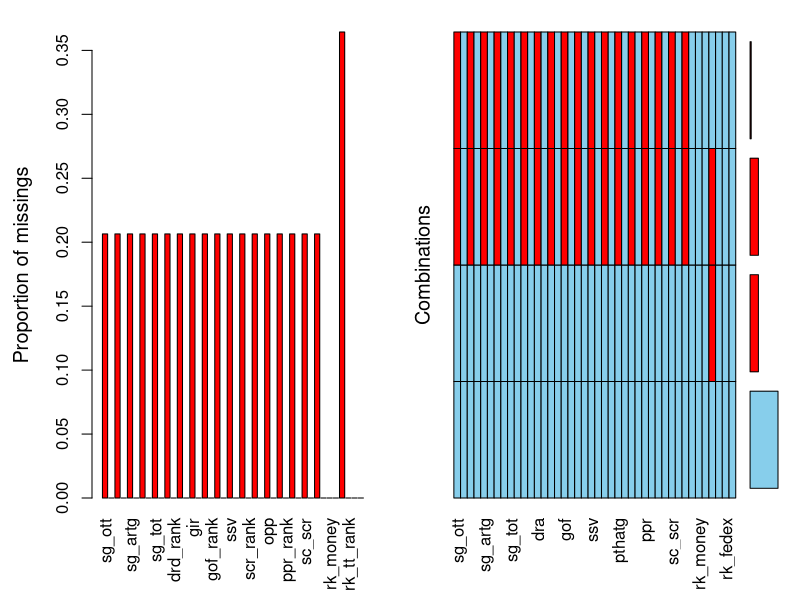
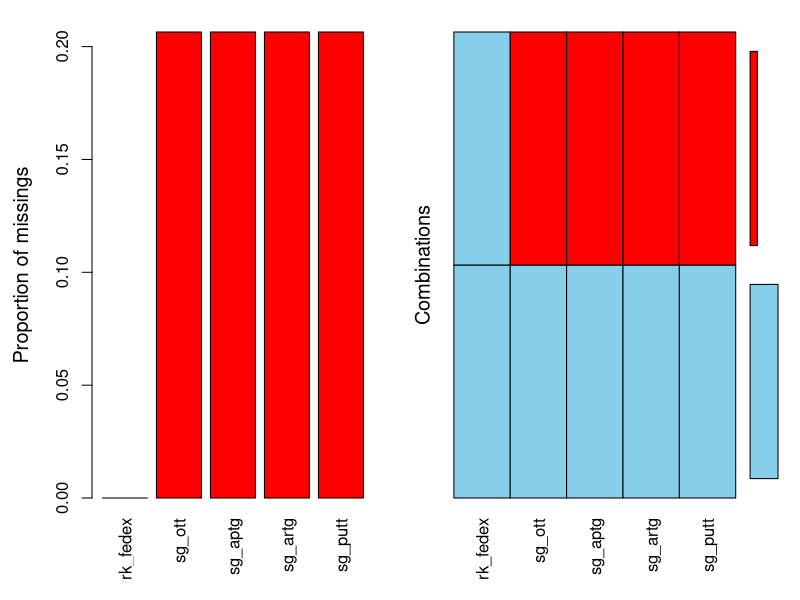
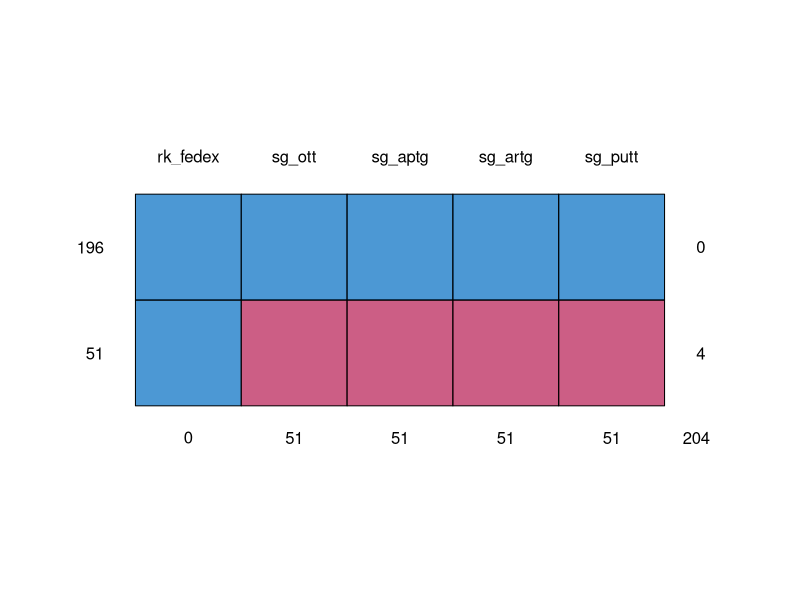
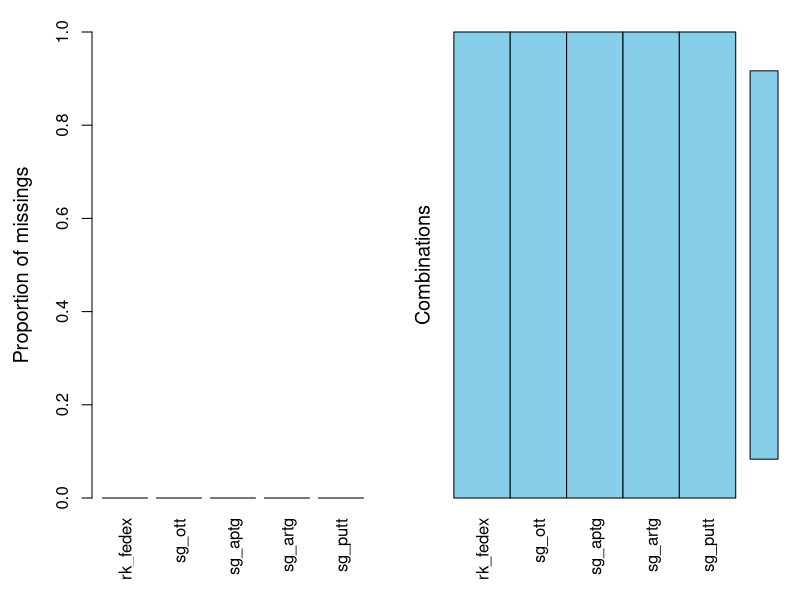
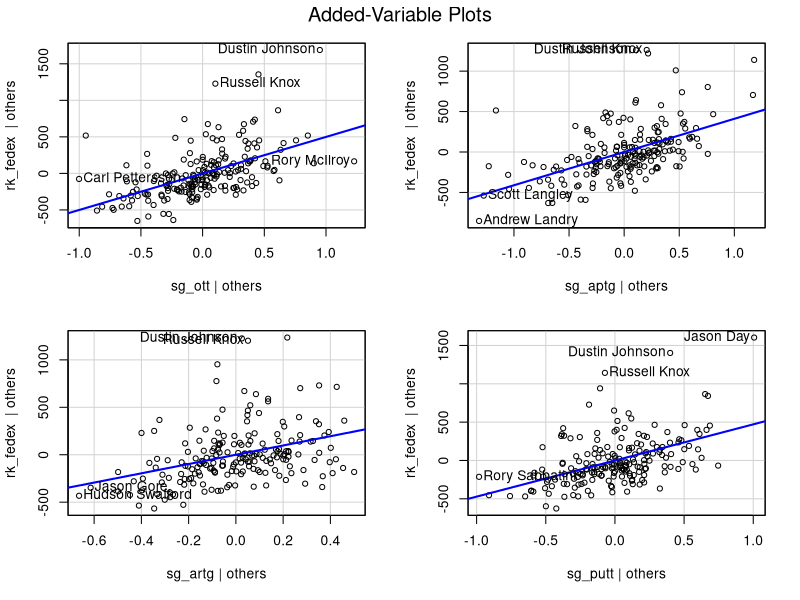
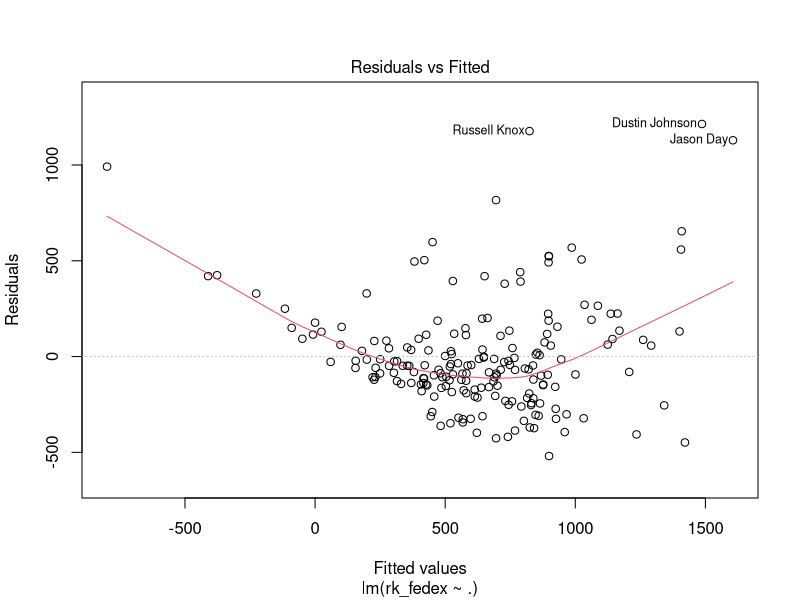
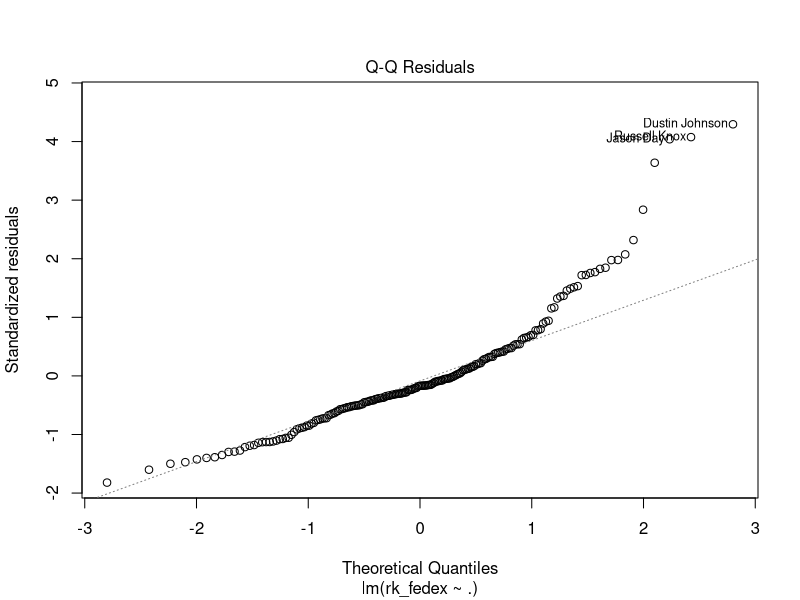
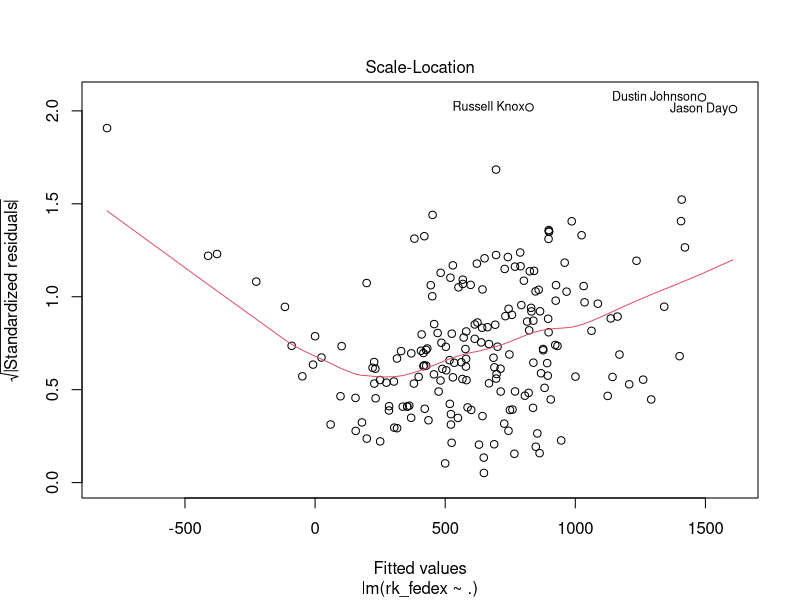

Source code (R) for these figures, in order: (Note: this script raises an error after producing the figures.)
library(stats)
library(VIM)
library(mice)
library(car)
library(Hmisc)
setwd('~/R')

#import and prepare the master data.
full_golf=read.csv('full_golf.csv',strip.white=T,stringsAsFactors=FALSE)
row.names(full_golf)=full_golf$name
full_golf=full_golf[,-which(names(full_golf) %in% c('X','name'))]
golf_fedex = full_golf[is.na(full_golf$rk_fedex)==F,]
summary(golf_fedex)
aggr(golf_fedex) #Lots of missing data, but is it relevant data?  Get a good subset of data first



########################################################################################################
################################Shots Gained v fedex Earned#############################################
########################################################################################################

#Prepare the dataset
sg_data=golf_fedex[,c('rk_fedex','sg_ott','sg_aptg','sg_artg','sg_putt')]
aggr(sg_data)
md.pattern(sg_data) #Missing Predictor Variables... not really imputable, so we won't test these, fair to drop
                    #because this data only recorded for top 200 players, the others will be OUTSIDE of the other data
sg_data_complete=sg_data[which(complete.cases(sg_data)),]
aggr(sg_data_complete)
summary(sg_data_complete) #Data is prepped for testing

#Fit a multiple linear regression
sg.saturated=lm(rk_fedex~.,sg_data_complete)
summary(sg.saturated)
vif(sg.saturated)
avPlots(sg.saturated)
plot(sg.saturated)

#Better Box-Cox transform this
sg_sat.bc=boxCox(sg.saturated)
lambda = sg_sat.bc$x[which(sg_sat.bc$y == max(sg_sat.bc$y))]
sg_data_complete$rk_fedex.bc = (sg_data_complete$rk_fedex^lambda - 1)/lambda
sg_sat_mod.bc=lm(rk_fedex.bc~sg_ott +sg_aptg +sg_artg +sg_putt,sg_data_complete)
summary(sg_sat_mod.bc)
plot(sg_sat_mod.bc)
vif(sg_sat_mod.bc)
avPlots(sg_sat_mod.bc)
#########Seems like a strong relationship!!  Inspect further.

#Check for normality of subsets of variables.  Strokes Gained Off The Tee to start
sg_ott_mod.bc = lm(rk_fedex.bc~sg_ott,sg_data_complete)
summary(sg_ott_mod.bc)
plot(sg_ott_mod.bc) #Actually looks pretty strong on the OTT variable

#Putting?
sg_putt_mod.bc = lm(rk_fedex.bc~sg_putt,sg_data_complete)
summary(sg_putt_mod.bc)
plot(sg_putt_mod.bc)

#Approaching The Green
sg_aptg_mod.bc = lm(rk_fedex.bc~sg_aptg,sg_data_complete)
summary(sg_aptg_mod.bc)
plot(sg_aptg_mod.bc)

#Around The Green
sg_artg_mod.bc = lm(rk_fedex.bc~sg_artg,sg_data_complete)
summary(sg_artg_mod.bc)
plot(sg_artg_mod.bc)

#Check Collinearity
cor(sg_data_complete[,c('sg_artg','sg_putt','sg_ott','sg_aptg')])
#Low corellations amongst variables, supported already by the VIF
#Looks like multiple linear regression model may hold.
#But, let's see if we need all of these variables...

#prepare less fit models
model.empty=lm(rk_fedex.bc~1,sg_data_complete)
model.full=lm(rk_fedex.bc~.-rk_fedex,sg_data_complete)
scope=list(lower = formula(model.empty), upper = formula(model.full))

forwardAIC = step(model.empty, scope, direction = "forward", k = 2)
backwardAIC = step(model.full, scope, direction = "backward", k = 2)
bothAIC.empty = step(model.empty, scope, direction = "both", k = 2)
bothAIC.full = step(model.full, scope, direction = "both", k = 2)

#Stepwise regression using BIC as the criteria (the penalty k = log(n)).
forwardBIC = step(model.empty, scope, direction = "forward", k = log(196))
backwardBIC = step(model.full, scope, direction = "backward", k = log(196))
bothBIC.empty = step(model.empty, scope, direction = "both", k = log(196))
bothBIC.full = step(model.full, scope, direction = "both", k = log(196))

#Looks like combination of the four stats will work fine, but for this Steven Bowditch

#LET'S MAKE OUR OWN MODEL

########################################################################################################
##############################Other Variables v fedex Earned############################################
########################################################################################################

#prepare a data set
raw_data=golf_fedex[,c('rk_fedex','drd','dra','gir','ssv','scr','pth','pthatg','pmd','ppr')]
aggr(raw_data) #Again, the lower-ranked golfers, so hard to impute, since they all fall outside of the data ranges.
raw_data=raw_data[which(complete.cases(raw_data)),]
aggr(raw_data)

#fit multiple linear model on all data
td_mod = lm(rk_fedex~.,raw_data)
summary(td_mod)
td_mod_summary = summary(td_mod)
avPlots(td_mod)
plot(td_mod)  #Definitely some relationship, but it's not really "linear", maybe we can make it so with box-cox transform

##########################MAKE MY OWN REDUCED MODEL################################
td_mod_red = lm(rk_fedex~drd+gir+pthatg+ppr+pmd,raw_data)
summary(td_mod_red)
plot(td_mod_red)
vif(td_mod_red)

#Box Cox transform
td_mod.bc=boxCox(td_mod)
lambda = td_mod.bc$x[which(td_mod.bc$y == max(td_mod.bc$y))]
raw_data$rk_fedex.bc = (raw_data$rk_fedex^lambda - 1)/lambda
td_mod.bc=lm(rk_fedex.bc~.-rk_fedex,raw_data)
summary(td_mod.bc)
plot(td_mod.bc) #Looks like a reasonable model, let's try a reduced model based on significant variables

#Test Box Cox transformed dependent variable on the reduced variable set
td_mod_red.bc=lm(rk_fedex.bc~drd+pmd+gir+pthatg+ppr,raw_data)
summary(td_mod_red.bc)
plot(td_mod_red.bc)
vif(td_mod_red.bc)
avPlots(td_mod_red.bc)
#Looks like a decent model, but let's see if there's a "best model"

#Check full vs reduced
AIC(td_mod_red.bc,td_mod.bc)
BIC(td_mod_red.bc,td_mod.bc)
#AIC and BIC don't show a clear advantage

#Alternatively, let's do a stepwise regression and see what set of variables is identified
model.empty=lm(rk_fedex.bc~1,raw_data)
model.full=lm(rk_fedex.bc~.-rk_fedex,raw_data)
scope=list(lower = formula(model.empty), upper = formula(model.full))

forwardAIC = step(model.empty, scope, direction = "forward", k = 2)
backwardAIC = step(model.full, scope, direction = "backward", k = 2)
bothAIC.empty = step(model.empty, scope, direction = "both", k = 2)
bothAIC.full = step(model.full, scope, direction = "both", k = 2)

#Stepwise regression using BIC as the criteria (the penalty k = log(n)).
forwardBIC = step(model.empty, scope, direction = "forward", k = log(196))
backwardBIC = step(model.full, scope, direction = "backward", k = log(196))
bothBIC.empty = step(model.empty, scope, direction = "both", k = log(196))
bothBIC.full = step(model.full, scope, direction = "both", k = log(196))

#BIC identifies this subset, similar to the SG model statistics
ad_mod_red2.bc=lm(rk_fedex.bc~drd+gir+pthatg+ppr,raw_data)
summary(ad_mod_red2.bc)
#Looks like resonably good model, but check assumptions
plot(ad_mod_red2.bc)
vif(ad_mod_red2.bc)
avPlots(ad_mod_red2.bc)

#Looking Good!  Check Individual variable assumptions
plot(lm(rk_fedex.bc~drd,raw_data))
plot(lm(rk_fedex.bc~gir,raw_data))
plot(lm(rk_fedex.bc~pthatg,raw_data))
plot(lm(rk_fedex.bc~ppr,raw_data))

###Which Model is best?
AIC(ad_mod_red2.bc,sg_sat_mod.bc)
BIC(ad_mod_red2.bc,sg_sat_mod.bc)


#Let's Test some made-up Data!!
Tiger_Trad02=data.frame(drd=293.3,gir=73.96,pthatg=95,ppr=29.41)
Tiger_Success_Trad02 = predict(ad_mod_red2.bc,Tiger_Trad02,interval='confidence')
raw_data$fitted.values = ad_mod_red2.bc$fitted.values

Tiger_Trad04=data.frame(drd=301.9,gir=66.9,pthatg=80,ppr=28.44)
Tiger_Success_Trad04 = predict(ad_mod_red2.bc,Tiger_Trad04,interval='confidence')

Tiger_SG04=data.frame(sg_ott=0.321,sg_aptg=0.873,sg_artg=0.335,sg_putt=0.853)
Tiger_Success_SG04 = predict(sg_sat_mod.bc,Tiger_SG04,interval='confidence')
sg_data_complete$fitted.values = sg_sat_mod.bc$fitted.values

Ben_Trad=data.frame(drd=280,gir=45,pthatg=120,ppr=36)
Ben_Success=predict(ad_mod_red2.bc,Ben_Trad,interval='confidence')
